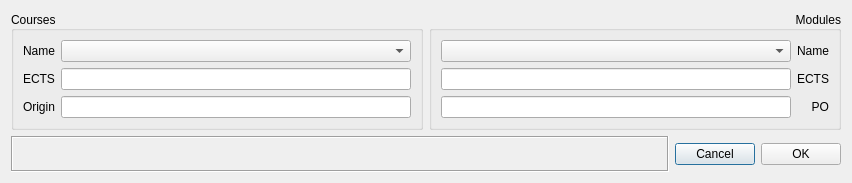
<?xml version="1.0" encoding="UTF-8"?>
<ui version="4.0">
 <class>TransferAddDialog</class>
 <widget class="QDialog" name="TransferAddDialog">
  <property name="geometry">
   <rect>
    <x>0</x>
    <y>0</y>
    <width>802</width>
    <height>199</height>
   </rect>
  </property>
  <property name="sizePolicy">
   <sizepolicy hsizetype="Fixed" vsizetype="Fixed">
    <horstretch>0</horstretch>
    <verstretch>0</verstretch>
   </sizepolicy>
  </property>
  <property name="windowTitle">
   <string>Add Transfers</string>
  </property>
  <property name="locale">
   <locale language="German" country="Germany"/>
  </property>
  <property name="sizeGripEnabled">
   <bool>false</bool>
  </property>
  <layout class="QVBoxLayout" name="dialogVLayout" stretch="1,0">
   <property name="sizeConstraint">
    <enum>QLayout::SetFixedSize</enum>
   </property>
   <item>
    <layout class="QHBoxLayout" name="gboxHLayout">
     <item>
      <widget class="QGroupBox" name="kursGroupBox">
       <property name="sizePolicy">
        <sizepolicy hsizetype="Fixed" vsizetype="Preferred">
         <horstretch>0</horstretch>
         <verstretch>0</verstretch>
        </sizepolicy>
       </property>
       <property name="locale">
        <locale language="German" country="Germany"/>
       </property>
       <property name="title">
        <string>Courses</string>
       </property>
       <property name="alignment">
        <set>Qt::AlignLeading|Qt::AlignLeft|Qt::AlignVCenter</set>
       </property>
       <property name="flat">
        <bool>false</bool>
       </property>
       <property name="checkable">
        <bool>false</bool>
       </property>
       <layout class="QGridLayout" name="kursGLayout" columnstretch="0,1">
        <property name="sizeConstraint">
         <enum>QLayout::SetMinimumSize</enum>
        </property>
        <item row="0" column="0">
         <widget class="QLabel" name="kursNameLabel">
          <property name="text">
           <string>Name</string>
          </property>
          <property name="textFormat">
           <enum>Qt::PlainText</enum>
          </property>
         </widget>
        </item>
        <item row="0" column="1">
         <widget class="QComboBox" name="kursNameComboBox">
          <property name="sizePolicy">
           <sizepolicy hsizetype="Preferred" vsizetype="Fixed">
            <horstretch>0</horstretch>
            <verstretch>0</verstretch>
           </sizepolicy>
          </property>
          <property name="sizeAdjustPolicy">
           <enum>QComboBox::AdjustToMinimumContentsLength</enum>
          </property>
          <property name="minimumContentsLength">
           <number>40</number>
          </property>
         </widget>
        </item>
        <item row="1" column="0">
         <widget class="QLabel" name="kursEctsLabel">
          <property name="text">
           <string>ECTS</string>
          </property>
         </widget>
        </item>
        <item row="1" column="1">
         <widget class="QLineEdit" name="kursEctsLineEdit">
          <property name="readOnly">
           <bool>true</bool>
          </property>
         </widget>
        </item>
        <item row="2" column="0">
         <widget class="QLabel" name="kursHerkunftLabel">
          <property name="text">
           <string>Origin</string>
          </property>
         </widget>
        </item>
        <item row="2" column="1">
         <widget class="QLineEdit" name="kursHerkunftLineEdit">
          <property name="readOnly">
           <bool>true</bool>
          </property>
         </widget>
        </item>
       </layout>
      </widget>
     </item>
     <item>
      <widget class="QGroupBox" name="modulGroupBox">
       <property name="locale">
        <locale language="German" country="Germany"/>
       </property>
       <property name="title">
        <string>Modules</string>
       </property>
       <property name="alignment">
        <set>Qt::AlignRight|Qt::AlignTrailing|Qt::AlignVCenter</set>
       </property>
       <layout class="QGridLayout" name="modulGLayout" columnstretch="1,0">
        <property name="sizeConstraint">
         <enum>QLayout::SetMinimumSize</enum>
        </property>
        <item row="0" column="0">
         <widget class="QComboBox" name="modulNameComboBox">
          <property name="sizeAdjustPolicy">
           <enum>QComboBox::AdjustToMinimumContentsLength</enum>
          </property>
          <property name="minimumContentsLength">
           <number>40</number>
          </property>
         </widget>
        </item>
        <item row="0" column="1">
         <widget class="QLabel" name="modulNameLabel">
          <property name="text">
           <string>Name</string>
          </property>
          <property name="alignment">
           <set>Qt::AlignRight|Qt::AlignTrailing|Qt::AlignVCenter</set>
          </property>
         </widget>
        </item>
        <item row="1" column="0">
         <widget class="QLineEdit" name="modulEctsLineEdit">
          <property name="readOnly">
           <bool>true</bool>
          </property>
         </widget>
        </item>
        <item row="1" column="1">
         <widget class="QLabel" name="modulEctsLabel">
          <property name="text">
           <string>ECTS</string>
          </property>
          <property name="alignment">
           <set>Qt::AlignRight|Qt::AlignTrailing|Qt::AlignVCenter</set>
          </property>
         </widget>
        </item>
        <item row="2" column="0">
         <widget class="QLineEdit" name="modulPoLineEdit">
          <property name="readOnly">
           <bool>true</bool>
          </property>
         </widget>
        </item>
        <item row="2" column="1">
         <widget class="QLabel" name="modulPoLabel">
          <property name="text">
           <string>PO</string>
          </property>
          <property name="alignment">
           <set>Qt::AlignRight|Qt::AlignTrailing|Qt::AlignVCenter</set>
          </property>
         </widget>
        </item>
       </layout>
      </widget>
     </item>
    </layout>
   </item>
   <item>
    <layout class="QHBoxLayout" name="buttonHLayout">
     <property name="spacing">
      <number>6</number>
     </property>
     <property name="sizeConstraint">
      <enum>QLayout::SetFixedSize</enum>
     </property>
     <item>
      <widget class="QFrame" name="statusFrame">
       <property name="sizePolicy">
        <sizepolicy hsizetype="Expanding" vsizetype="Preferred">
         <horstretch>0</horstretch>
         <verstretch>0</verstretch>
        </sizepolicy>
       </property>
       <property name="frameShape">
        <enum>QFrame::Box</enum>
       </property>
       <property name="frameShadow">
        <enum>QFrame::Sunken</enum>
       </property>
       <layout class="QHBoxLayout" name="statusHLayout">
        <property name="spacing">
         <number>18</number>
        </property>
        <property name="leftMargin">
         <number>0</number>
        </property>
        <property name="topMargin">
         <number>0</number>
        </property>
        <property name="rightMargin">
         <number>0</number>
        </property>
        <property name="bottomMargin">
         <number>0</number>
        </property>
        <item>
         <widget class="QLabel" name="statusIconLabel">
          <property name="minimumSize">
           <size>
            <width>0</width>
            <height>32</height>
           </size>
          </property>
          <property name="text">
           <string/>
          </property>
         </widget>
        </item>
        <item>
         <widget class="QLabel" name="statusLabel">
          <property name="sizePolicy">
           <sizepolicy hsizetype="Expanding" vsizetype="Preferred">
            <horstretch>0</horstretch>
            <verstretch>0</verstretch>
           </sizepolicy>
          </property>
          <property name="frameShape">
           <enum>QFrame::NoFrame</enum>
          </property>
          <property name="frameShadow">
           <enum>QFrame::Plain</enum>
          </property>
          <property name="text">
           <string/>
          </property>
          <property name="textFormat">
           <enum>Qt::PlainText</enum>
          </property>
         </widget>
        </item>
       </layout>
      </widget>
     </item>
     <item>
      <widget class="QPushButton" name="cancelButton">
       <property name="text">
        <string>Cancel</string>
       </property>
      </widget>
     </item>
     <item>
      <widget class="QPushButton" name="okButton">
       <property name="text">
        <string>OK</string>
       </property>
       <property name="default">
        <bool>false</bool>
       </property>
      </widget>
     </item>
    </layout>
   </item>
  </layout>
 </widget>
 <resources/>
 <connections>
  <connection>
   <sender>cancelButton</sender>
   <signal>clicked()</signal>
   <receiver>TransferAddDialog</receiver>
   <slot>reject()</slot>
   <hints>
    <hint type="sourcelabel">
     <x>658</x>
     <y>166</y>
    </hint>
    <hint type="destinationlabel">
     <x>400</x>
     <y>94</y>
    </hint>
   </hints>
  </connection>
  <connection>
   <sender>okButton</sender>
   <signal>clicked()</signal>
   <receiver>TransferAddDialog</receiver>
   <slot>accept()</slot>
   <hints>
    <hint type="sourcelabel">
     <x>749</x>
     <y>166</y>
    </hint>
    <hint type="destinationlabel">
     <x>400</x>
     <y>94</y>
    </hint>
   </hints>
  </connection>
 </connections>
</ui>
